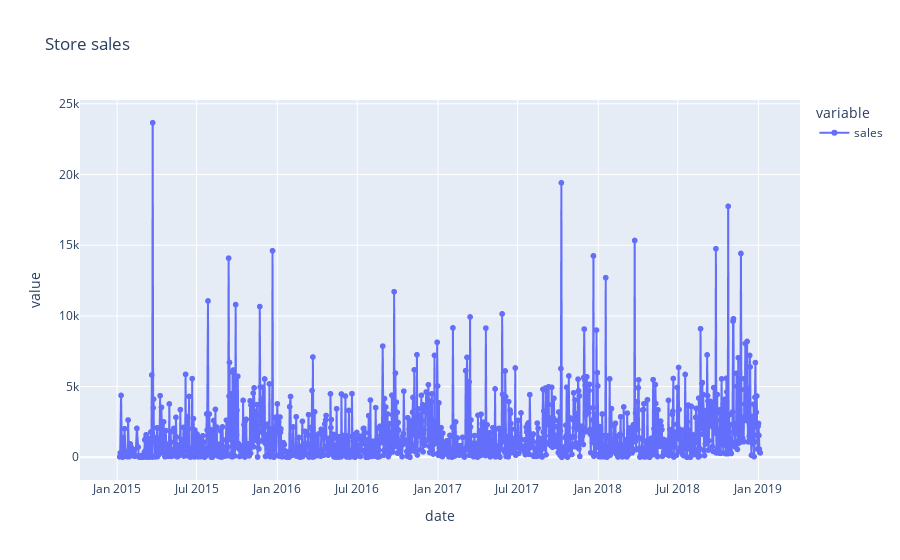

Write notebook code for a chart like this one.
### Code cell
import plotly.express as px

fig = px.line(day_level_df, x='date', y=["sales"], markers=True, title="Store sales")
fig.show()

### Figure 1 — Plotly figure (JSON) as saved in the notebook; plotly's stock layout.template omitted (floating-point values rounded to 4 significant figures; data arrays with more than 128 entries replaced by an {"elided": "..."} marker saying what was removed)
{"data": [{"hovertemplate": "variable=sales<br>date=%{x}<br>value=%{y}<extra></extra>", "legendgroup": "sales", "line": {"color": "#636efa", "dash": "solid"}, "marker": {"symbol": "circle"}, "mode": "lines+markers", "name": "sales", "showlegend": true, "type": "scattergl", "x": {"elided": "1326 str values"}, "xaxis": "x", "y": {"elided": "1326 float values"}, "yaxis": "y"}], "layout": {"legend": {"title": {"text": "variable"}, "tracegroupgap": 0}, "title": {"text": "Store sales"}, "xaxis": {"anchor": "y", "domain": [0, 1], "title": {"text": "date"}}, "yaxis": {"anchor": "x", "domain": [0, 1], "title": {"text": "value"}}}}
